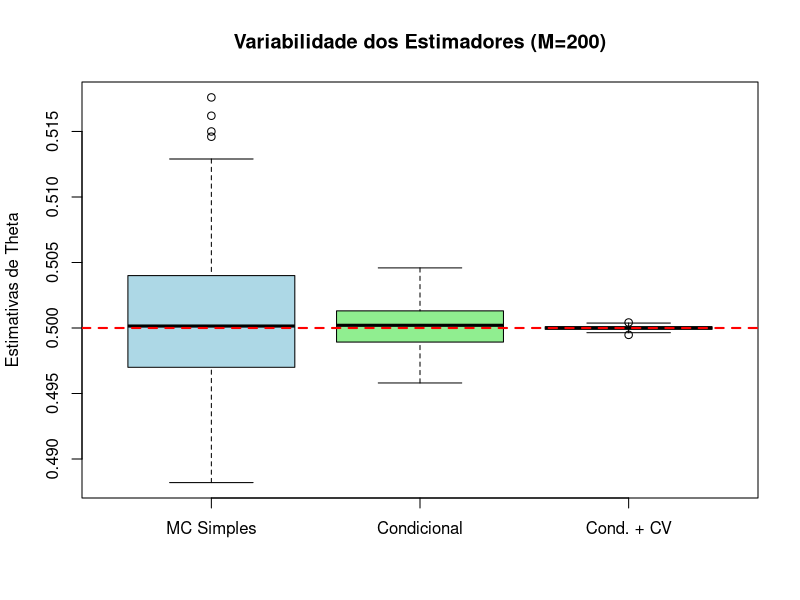

Reproduce this figure in R.
# Implementaremos os três métodos em R, replicando cada simulação M=200 vezes para avaliar a variabilidade empírica (erro padrão) de cada estimador.
# Usaremos K=10.000 réplicas em cada simulação para obter boas estimativas.
# Definição dos parâmetros
K <- 10000    # Número de amostras Monte Carlo por replicação
M <- 200      # Número de replicações para estimar a variabilidade
mu_Y <- 1     # Média de Y
sigma2_Y <- 1 # Variância de Y (sigma=1)
sigma2_X_dado_Y <- 4 # Variância condicional de X|Y (sigma=2)
theta_exact <- 0.5 # Valor analítico exato de P(X > 1)

# Vetores para armazenar as M estimativas de cada método
estimates_mc <- numeric(M)
estimates_ce <- numeric(M)
estimates_ce_cv <- numeric(M)

# Loop principal para as 200 replicações
set.seed(42) 

for (m in 1:M) {
  
  # Geração das amostras de Y (N(1, 1))
  Y <- rnorm(K, mean = mu_Y, sd = sqrt(sigma2_Y))
  
  # -----------------------------------------------------------------
  # Método a) Monte Carlo Simples (MC)
  # -----------------------------------------------------------------
  
  # Geração de X a partir de Y e do erro (erro ~ N(0, 4))
  epsilon <- rnorm(K, mean = 0, sd = sqrt(sigma2_X_dado_Y))
  X <- Y + epsilon
  
  # Estimativa: Média de I(X > 1)
  estimates_mc[m] <- mean(X > 1)
  
  # -----------------------------------------------------------------
  # Método b) Esperança Condicional (CE)
  # -----------------------------------------------------------------
  
  # Cálculo da função g(Y) = Phi((Y - 1) / 2)
  g_Y <- pnorm((Y - 1) / 2)
  
  # Estimativa: Média de g(Y)
  estimates_ce[m] <- mean(g_Y)
  
  # -----------------------------------------------------------------
  # Método c) Esperança Condicional com Variável de Controle Y (CE + CV)
  # -----------------------------------------------------------------
  
  # 1. Cálculo do coeficiente ótimo estimado (c_hat)
  # Cov(g(Y), Y) / Var(Y)
  
  # Covariância amostral (usamos cov/var para estimar c a partir dos K pares)
  c_hat <- cov(g_Y, Y) / var(Y)
  
  # 2. Cálculo da Estimativa CV: theta_ce - c_hat * (Y_bar - E[Y])
  Y_bar <- mean(Y)
  theta_ce_hat <- estimates_ce[m] # Já calculada acima
  
  estimates_ce_cv[m] <- theta_ce_hat - c_hat * (Y_bar - mu_Y)
}

# -----------------------------------------------------------------
# Análise de Variabilidade e Comparação
# -----------------------------------------------------------------

# Variabilidade (Erro Padrão Empírico das M=200 replicações)
se_mc <- sd(estimates_mc)
se_ce <- sd(estimates_ce)
se_ce_cv <- sd(estimates_ce_cv)

# Média das Estimativas (Viés empírico)
mean_mc <- mean(estimates_mc)
mean_ce <- mean(estimates_ce)
mean_ce_cv <- mean(estimates_ce_cv)

# Criação de um Data Frame para os resultados
results <- data.frame(
  Metodo = c("MC Simples (a)", "Esperança Condicional (b)", "CE + Variável de Controle (c)"),
  Media_Estimada = c(mean_mc, mean_ce, mean_ce_cv),
  Erro_Padrao_Estimado = c(se_mc, se_ce, se_ce_cv)
)

print(paste("Valor Exato de Theta (P{X > 1}):", theta_exact))
print(results)

# Cálculo da Redução Percentual na Variância
# Comparação com o MC Simples (a)
reduction_ce <- (se_mc^2 - se_ce^2) / se_mc^2 * 100
reduction_ce_cv <- (se_mc^2 - se_ce_cv^2) / se_mc^2 * 100

cat("\n--- Redução de Variância (Comparada ao MC Simples) ---\n")
cat("Redução de Variância (b) vs (a):", round(reduction_ce, 2), "%\n")
cat("Redução de Variância (c) vs (a):", round(reduction_ce_cv, 2), "%\n")

# -----------------------------------------------------------------
# Visualização da Variabilidade (d)
# -----------------------------------------------------------------

boxplot(estimates_mc, estimates_ce, estimates_ce_cv, 
        names = c("MC Simples", "Condicional", "Cond. + CV"),
        main = "Variabilidade dos Estimadores (M=200)",
        ylab = "Estimativas de Theta",
        col = c("lightblue", "lightgreen", "salmon"))
abline(h = theta_exact, col = "red", lty = 2, lwd = 2)